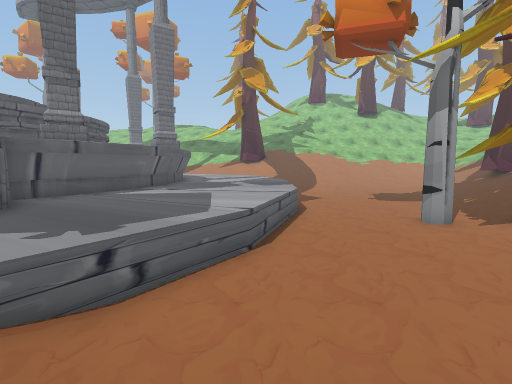
view 1 (above)

24 first-person views from a walk through a Unity game level. The camera is 1.4 m above the floor, tilts 6° down and sees 85° across. The floor is counted in squares, 1 m on a side. Each view is taken from the middle of a square. On the plan, view 1 faces up. The plan holds only what a view shows up to about 14 squares ahead; the rest is blank. The place goes on beyond the plan. Some animated figures are left out. Some surface patterns are stand-ins.

view 2
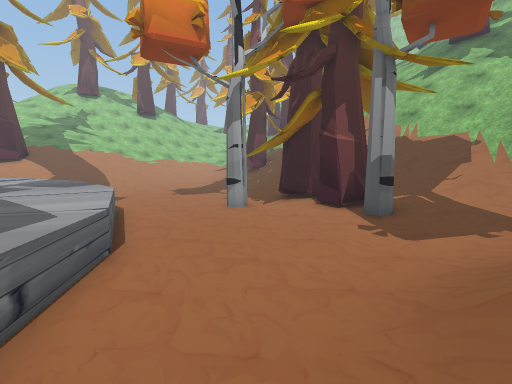

view 3
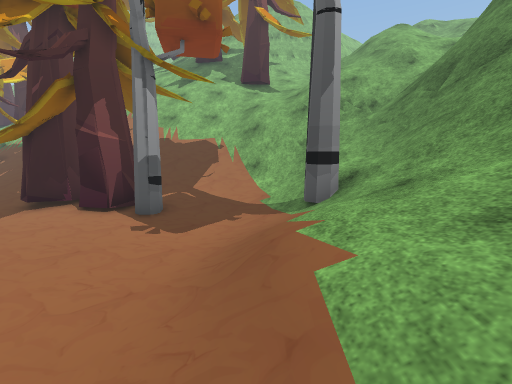

view 4
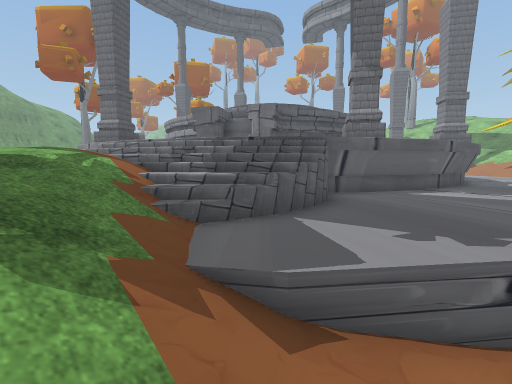

view 5
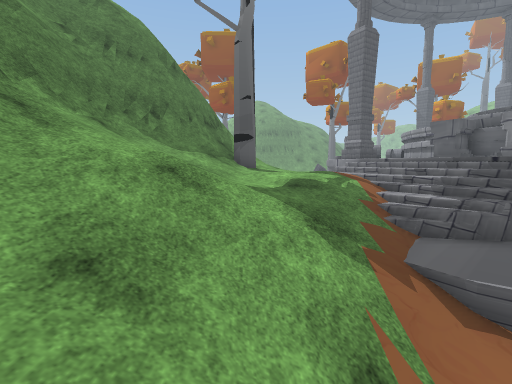

view 6
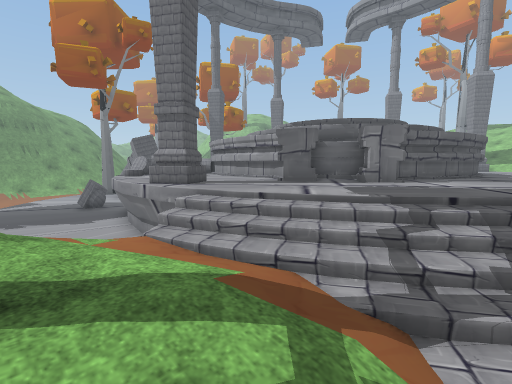

view 7
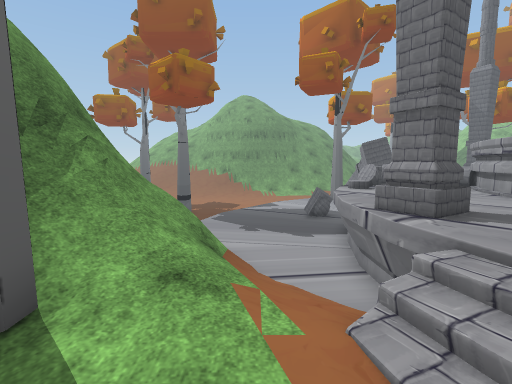

view 8
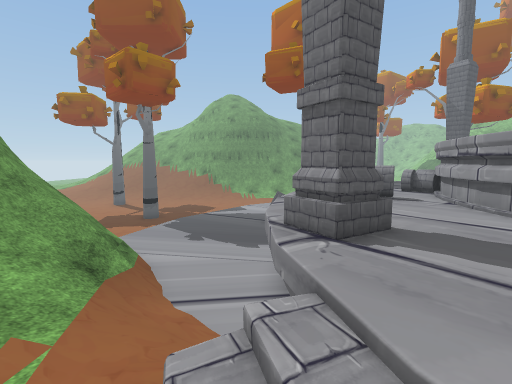

view 9
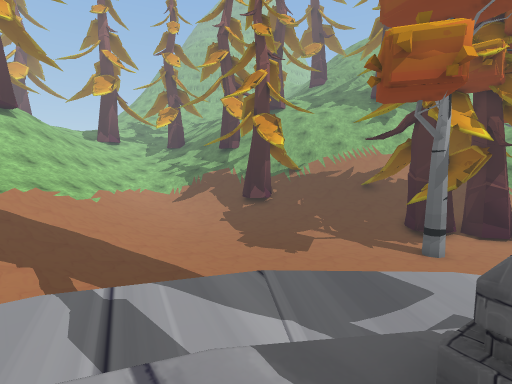

view 10
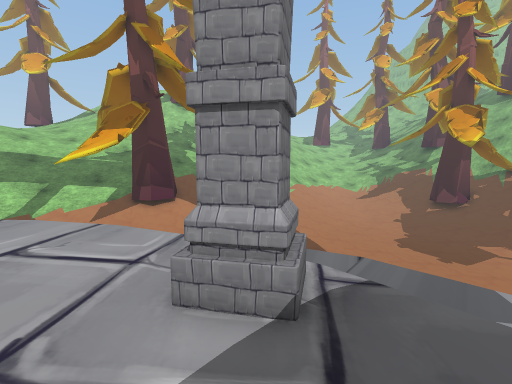

view 11
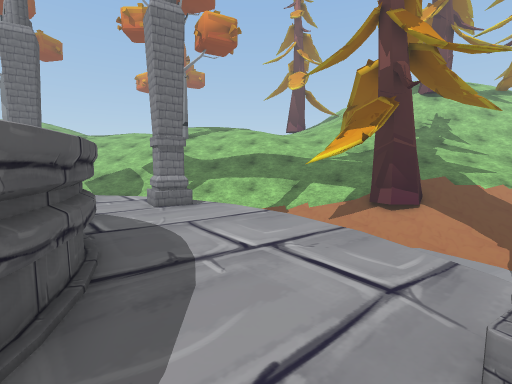

view 12
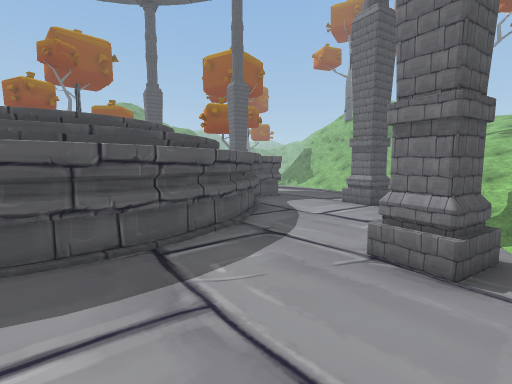

view 13
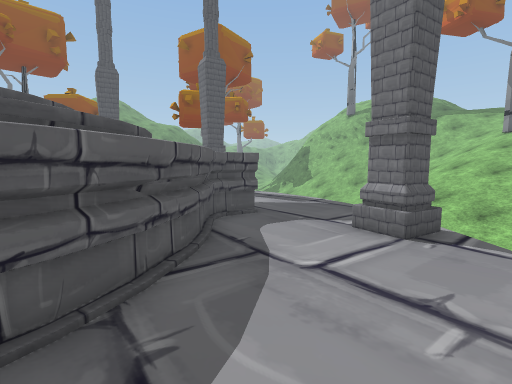

view 14
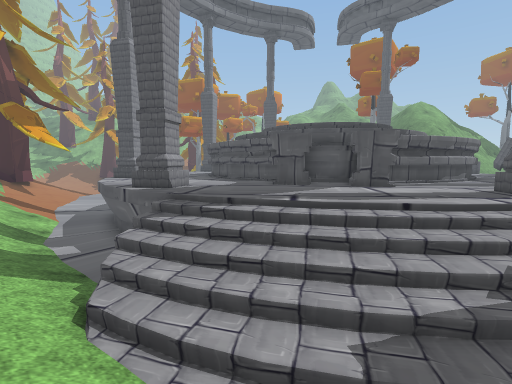

view 15
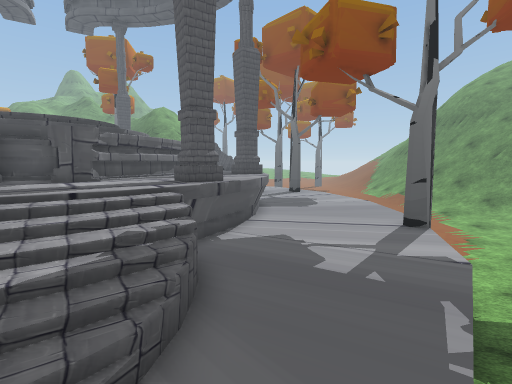

view 16
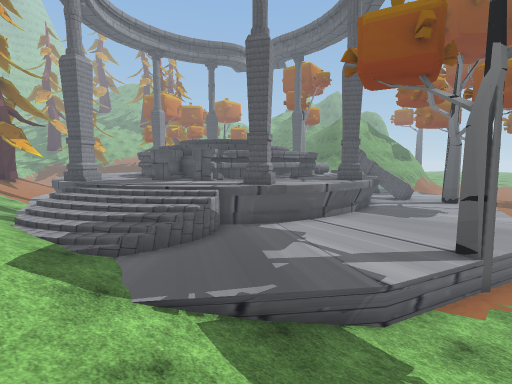

view 17
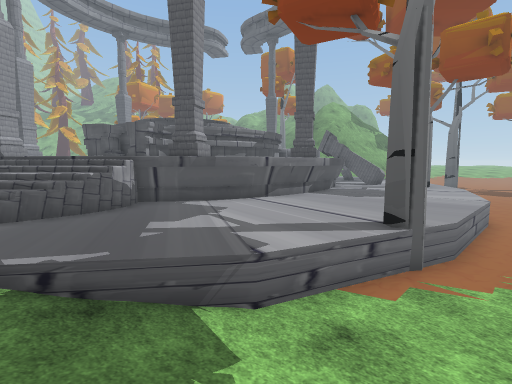

view 18
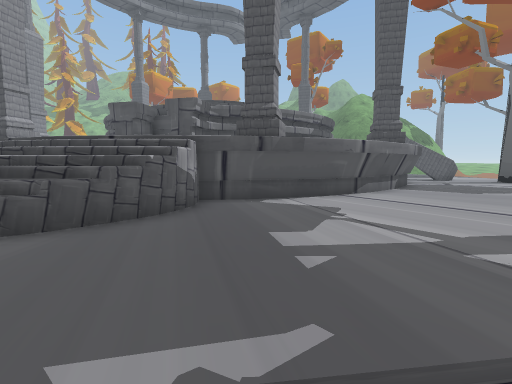

view 19
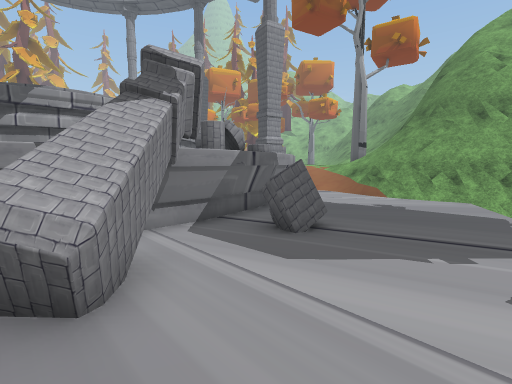

view 20
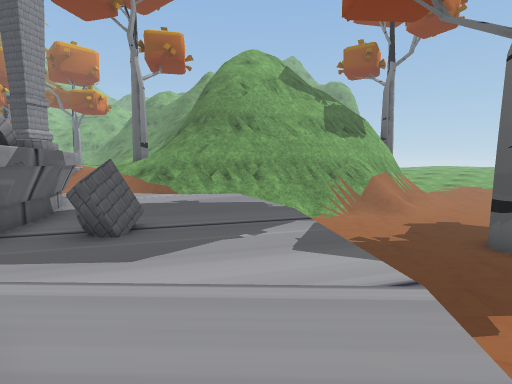

view 21
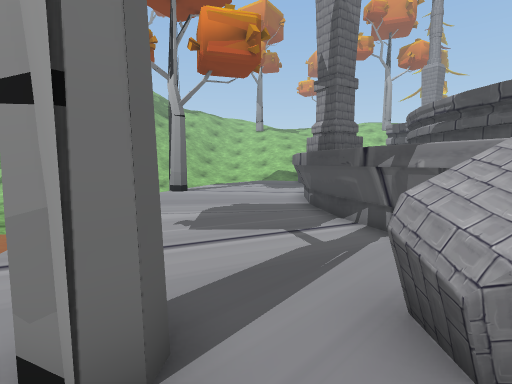

view 22
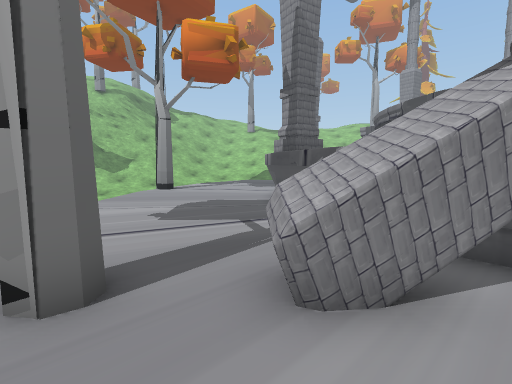

view 23
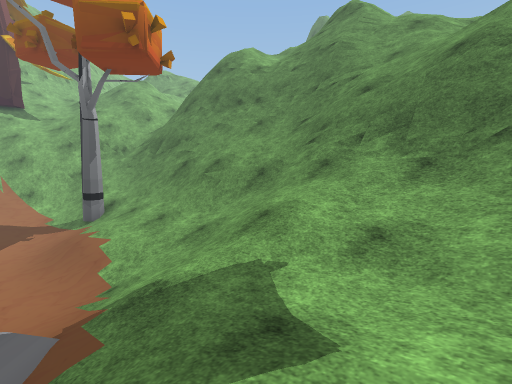

view 24
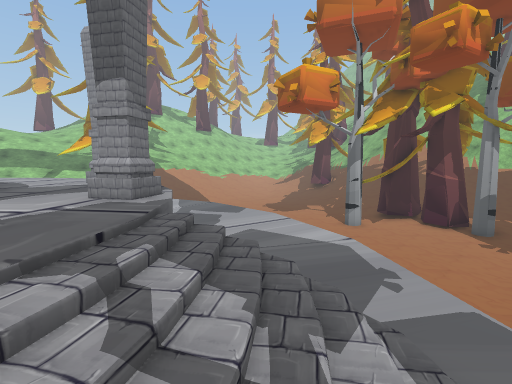

### Floor plan
Key: @ floor where view 1 was taken; # wall or solid block; x gap in a wall; . main floor; : floor 0.25 m higher than the main floor; - floor 0.25 m lower than the main floor; _ floor 0.5 m lower than the main floor; + floor 0.75 m higher than the main floor; < floor 0.75 m lower than the main floor; * floor 1 m higher than the main floor; ( floor 1 m lower than the main floor; % floor 1.5 m higher than the main floor; & floor 2 m higher than the main floor; $ floor 6 m higher than the main floor; / step, stairs or slope; = window, fence, low wall or low ledge; ^ raised ledge; v drop or lower ground; C column; T pine tree; O other object.
Columns run from 34 left of view 1 to 11 right of it. Each row starts with its distance up from view 1.
 29  /  ///////////////////     ////         //
 28     ////////://////./////////////  ////////
 27    /-////////////......./////////T#T///////
 26 /  /__...////////%C %......   /////////////
 25   <<</...=/////%%%CC%%%%..      ///////////
 24  /((=....=//%%%%%%C%%%%CCC.     .//////////
 23 (((=.....#//%%%%%%%%%%%%#%%.     .///./////
 22 (((=....../%%%%%#%%%%%%%%%%%.    ./_______<
 21 (((......# %%%#x######%%%%%%%   ...(<<<<<((
 20 ((=......CC%%##^^#   ###%%%%%.  ...( ((((((
 19 ((#.....#=C%%%^^^#     ##%%%%%  .... ((((((
 18 (=#.....%% %%^^##       ##%%%% .....( (((((
 17 (=......%% %##           #%%%%v.....( (((((
 16 ((......%% %#            #%%%C . ...( ((((((
 15 ((.....#   %#            #%%%CC. ...( (((((((
 14 ((.....#C#  #            #%%%%%. ...(((((((((/
 13  (......C   #            #%%%%v.....((((((((//
 12  =......%   ##          ##%%  v.....=(((((((//
 11  (......#   %#       ####%%%  #.....((((((((//
 10  (=.....#    ##     ##^##%%CC/.....=(((((((</
  9  (=......#   =###   ##^##%%CC#.....=((((#((T
  8    .......%   =#######x#%%%%#......(((((((#
  7     .#.^^#=##  x^%%%%#%%%%%%v.....=(((((((TT
  6      ..=#..##==O%%%%%%%%%%%//.....=((((((T#T
  5      ......C####%  CC%%%%%///....=(((((((T#T
  4      =.....C..##%%%CC%%%/////=..=((((((((#T///
  3      =...........#v./////////...(((((((((<_///
  2      (=.............///***///..=/((((((((<_///
  1      (((=.........////*****//////(((/((((<////
  0      ((((=.......=v///*****+//////@/////</////
 -1      (((((==....=v//////****+/////////////////
 -2      (((((   ==##&== //////////////////#//////
 -3      (((((((  =#v=#^^==/////////////////////
 -4      #(((((((=####vv=##=////////////////=////=
 -5       ((((((=## vv$vvv##=====////////v=##==///
 -6       (((((=##       vv===#==== ////// #vv ///

Where each view was taken, in squares from view 1:
view 1: 0 up, 0 right, facing up
view 2: 0 up, 2 left, facing up-right
view 3: 0 up, 2 left, facing right
view 4: 0 up, 2 left, facing up-left
view 5: 1 down, 0 right, facing left
view 6: 0 up, 7 left, facing up-left
view 7: 1 up, 9 left, facing left
view 8: 3 up, 10 left, facing left
view 9: 17 up, 6 left, facing right
view 10: 13 up, 7 left, facing up-right
view 11: 14 up, 7 left, facing up
view 12: 21 up, 6 left, facing left
view 13: 22 up, 10 left, facing left
view 14: 29 up, 24 left, facing down-right
view 15: 29 up, 26 left, facing down
view 16: 29 up, 33 left, facing down-right
view 17: 26 up, 34 left, facing down-right
view 18: 26 up, 30 left, facing down-right
view 19: 5 up, 29 left, facing right
view 20: 6 up, 29 left, facing down-right
view 21: 5 up, 28 left, facing up
view 22: 4 up, 27 left, facing up
view 23: 2 up, 9 left, facing down-right
view 24: 2 up, 9 left, facing up-right
